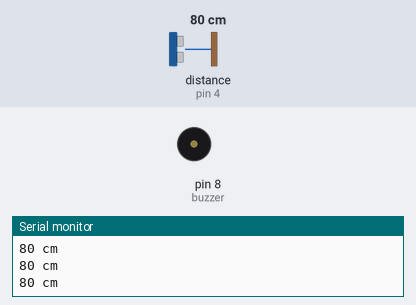
Bench run of a sketch on a simulated Arduino Uno, built with avr-gcc and run on an emulated ATmega328P. On the bench: buzzer (waves = sounding), the last lines printed to the serial monitor. Wiring (inferred from the names in the program): ultrasonic range finder: trigger pin 2; echo pin 4. The inputs (shaded band) are chosen by the test bench; at power-on: distance to the obstacle (sensor on pin 4) 80 cm. The echo pulse lasts 58.3 µs per cm.

Above: at 1.2 s.
1.3 s: distance to the obstacle (sensor on pin 4) set to 59 cm
2.8 s: distance to the obstacle (sensor on pin 4) set to 53 cm
At 3.8 s:
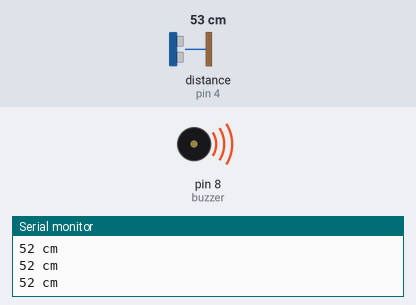
Timing chart, 0 to 5.8 s (numbered marks = the images above; inputs shaded):
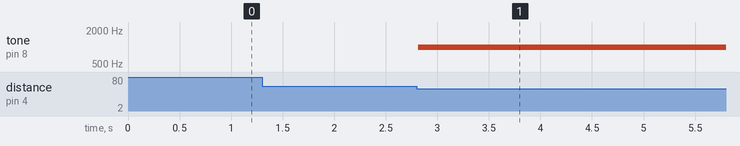

Measured:
- the behaviour switches between 56 and 55 cm on distance to the obstacle (sensor on pin 4) (found by bisection; images 0 and 1)
- after the input at 2.8 s, tone on pin 8 (buzzer): silent → 1000 Hz at once

The sketch:

GitHub.ino
```cpp
//defining the trigger and echo pins of Ultrasonic Sensor
#define trig 2
#define echo 4

//the buzzer attached to pin 8
int buzzer=8;
void setup() {
  //setting the pinmodes
  pinMode(trig,OUTPUT);
  pinMode(buzzer,OUTPUT);
  pinMode(echo,INPUT);
  //start serial monitor
  Serial.begin(9600);
}

void loop() {
  //getting distance from ultrasonic sensor
  digitalWrite(trig,LOW);
  delayMicroseconds(2);
  digitalWrite(trig,HIGH);
  delayMicroseconds(10);
  digitalWrite(trig,LOW);

  long t=pulseIn(echo,HIGH);

  long cm=t/29/2;

  //printing distances
  Serial.print(cm);
  Serial.println(" cm");

if(cm<55){
  //ring buzzer from 1KHz tone if the distance<55 cm
  tone(buzzer,1000);

}
else{
  //stop ringing the buzzer
  noTone(buzzer);

}


}
```
